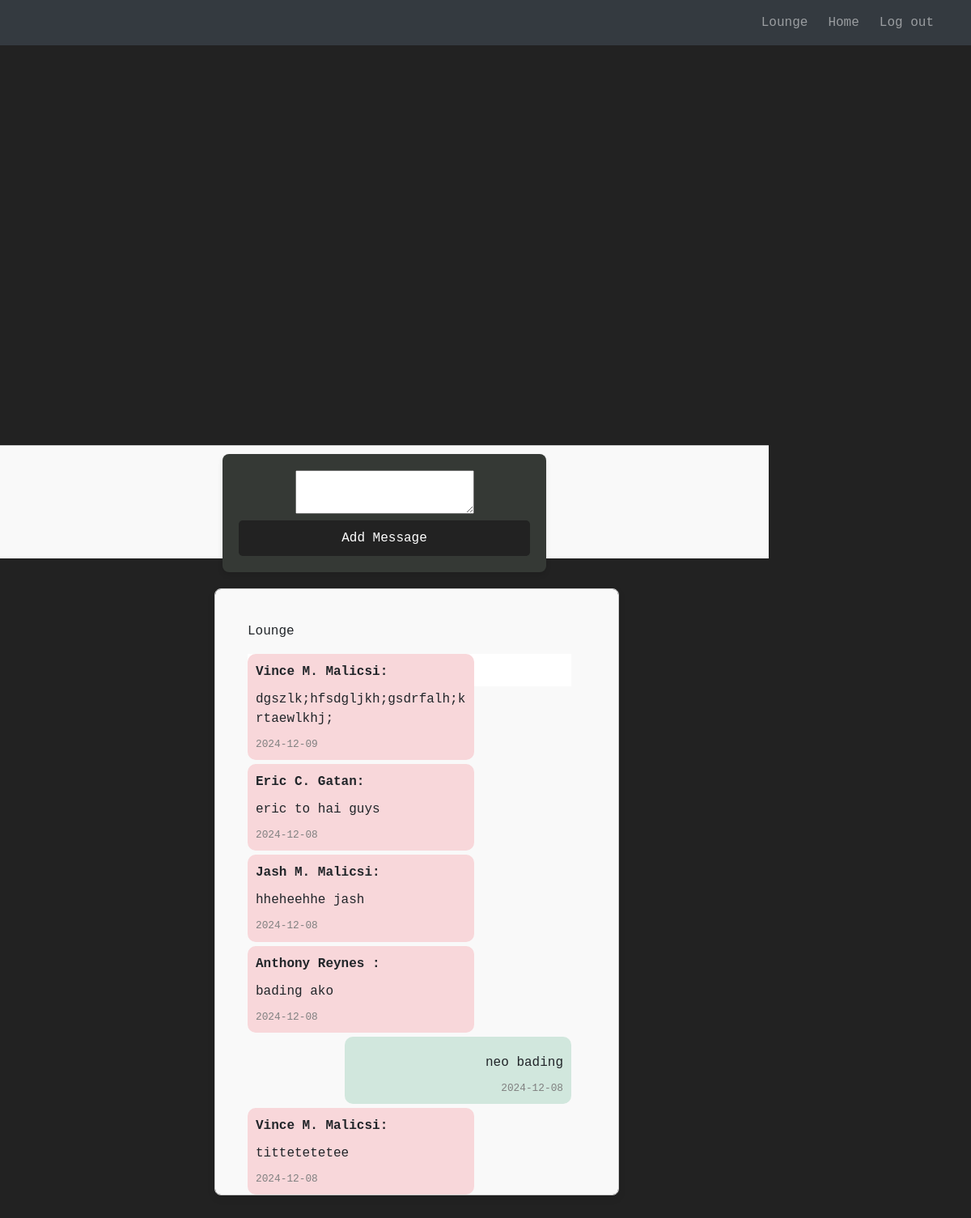
Page /lounge (signed in) on the committed database.
### website/models.py (models this page shows)
class Chat(db.Model):
    id = db.Column(db.Integer, primary_key=True)
    chat = db.Column(db.String(10000))
    date = db.Column(db.DateTime(timezone=True), default=func.now())
    user_id = db.Column(db.Integer, db.ForeignKey('user.id'))
    user = db.relationship('User', backref='chat_messages')

class User(db.Model, UserMixin):
    id = db.Column(db.Integer, primary_key=True)
    email = db.Column(db.String(150), unique=True)
    password = db.Column(db.String(150))
    first_name = db.Column(db.String(150))
    notes = db.relationship('Note')
    chats = db.relationship('Chat')

### website/views.py (the view, shortened to what this page needs)
@views.route('/lounge', methods=['GET', 'POST'])
@login_required
def lounge():
    all_chats = Chat.query.order_by(Chat.date.desc()).all()
    return render_template("lounge.html", user=current_user, chats=all_chats)

### website/__init__.py (called while the page is built)
def create_app():
    app = Flask(__name__)
    app.config['SECRET_KEY'] = 'DSA Group 4'
    app.config['SQLALCHEMY_DATABASE_URI'] = f'sqlite:///{DB_NAME}'
    db.init_app(app)
    from .views import views
    from .auth import auth
    app.register_blueprint(views, url_prefix='/')
    app.register_blueprint(auth, url_prefix='/')
    from .models import User, Note
    with app.app_context():
        db.create_all()
    login_manager = LoginManager()
    login_manager.login_view = 'auth.login'
    login_manager.init_app(app)
    @login_manager.user_loader
    def load_user(id):
        return User.query.get(int(id))
    return app

### website/templates/lounge.html (shortened to what this page needs)
{% extends "base.html" %}
{% block content %}
<div class="input-block">
  <div>
    <p class="lounge">Lounge</p>
    <ul class="data-list" id="notes">
      {% for chat in chats %}
      <li
        class="data-item {% if chat.user.id == current_user.id %}user-chat{% else %}other-chat{% endif %}">
        <span class="chat-user">
          {% if chat.user.id != current_user.id %}
            {{ chat.user.first_name }}:
          {% endif %}
        </span>
        <span class="chat-message">
          {{ chat.chat }}
        </span>
        <span class="chat-date">
          {{ chat.date.strftime('%Y-%m-%d') }}
        </span>
      </li>
      {% else %}
      <p>No chats available.</p>
      {% endfor %}
    </ul>
  </div>
  <div class="button-block">
    <form method="POST">
      <textarea name="chat" id="chat" class="chat-area" required></textarea>
      <br />
      <div class="add-message">
        <button type="submit" class="btn btn-primary">Add Message</button>
      </div>
    </form>
  </div>
</div>
{% endblock %}

### website/static/sign_up.css (style rules this page uses)
body { font-family: monospace, monospace; background-color: #222222; margin: 0; padding: 0; display: flex; justify-content: center; align-items: center; height: 100vh; }
form { background-color: #353935; padding: 20px; border-radius: 8px; box-shadow: 0 4px 6px rgba(0, 0, 0, 0.1); width: 100%; max-width: 400px; margin: auto; }
button[type="submit"] { width: 100%; padding: 10px; background-color: #222222; color: #ffffff; border: none; border-radius: 5px; font-size: 16px; cursor: pointer; transition: background-color 0.3s; }
body { padding-top: 56px; }

### website/static/home.css (style rules this page uses)
.data-list { background-color: white; width:400px; height:40px; }
.button-block { position: fixed; top: 320px; right: 250px; width: 250px; height:140px; }
.data-list { list-style: none; }

### website/static/lounge.css (style rules this page uses)
.data-list { list-style-type: none; padding: 0; margin: 0; }
.data-item { display: flex; flex-direction: column; margin: 5px 0; padding: 10px; border-radius: 10px; max-width: 70%; width: fit-content; word-wrap: break-word; }
.user-chat { margin-left: auto; background-color: #d1e7dd; text-align: right; width: 100%; }
.other-chat { margin-right: auto; background-color: #f8d7da; text-align: left; width: 100%; }
.chat-user { font-weight: bold; margin-bottom: 5px; }
.chat-message { display: block; word-wrap: break-word; padding: 5px 0; }
.chat-date { display: block; font-size: 0.8em; color: gray; margin-top: 5px; }
.input-block { position: relative; margin-top: 0; width: 500px; height: 750px; overflow-y: auto; border: 1px solid #ccc; padding: 40px 40px 80px; background-color: #f9f9f9; border-radius: 8px; box-shadow: 0px 4px 10px rgba(0, 0, 0, 0.1); margin-left: 220px; }
.button-block { position: fixed; top: 550px; left: 0; width: auto; background-color: #f9f9f9; border-top: 1px solid #ccc; padding: 10px; text-align: center; }

### rows in the picture
Chat: user.first_name "Vince M. Malicsi", chat "dgszlk;hfsdgljkh;gsdrfalh;krtaewlkhj;", date "2024-12-09"
Chat: user.first_name "Eric C. Gatan", chat "eric to hai guys", date "2024-12-08"
Chat: user.first_name "Jash M. Malicsi", chat "hheheehhe jash", date "2024-12-08"
Chat: user.first_name "Anthony Reynes", chat "bading ako", date "2024-12-08"
Chat: chat "neo bading", date "2024-12-08"
Chat: user.first_name "Vince M. Malicsi", chat "tittetetetee", date "2024-12-08"
